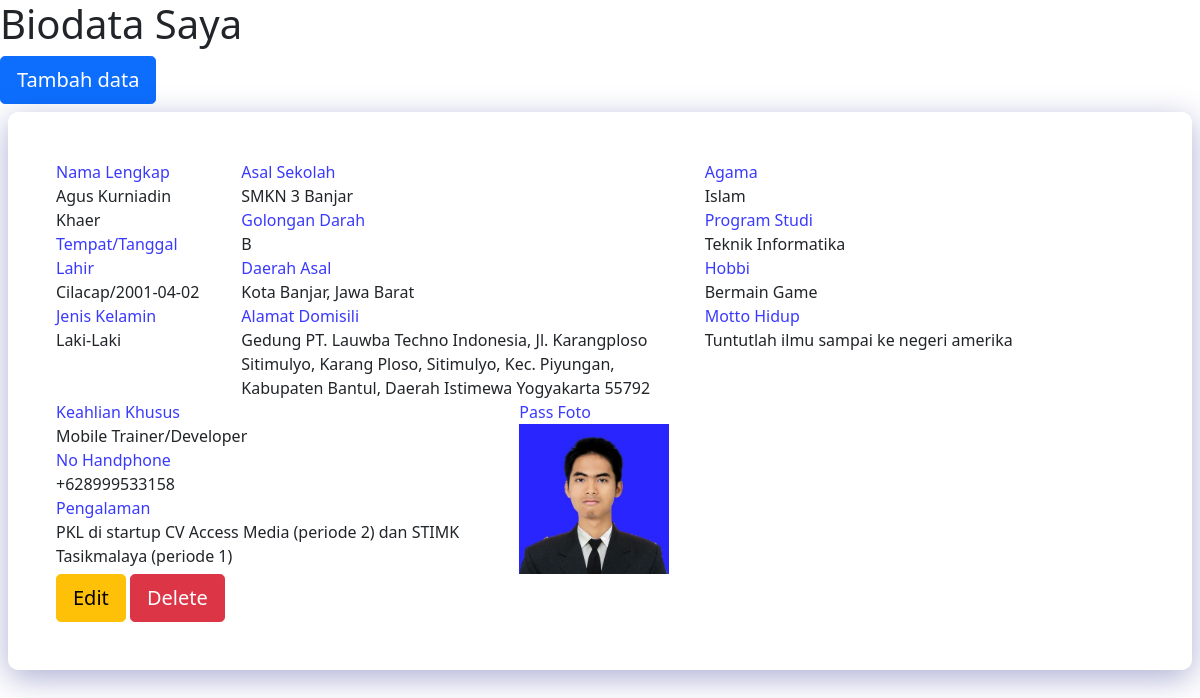
The app's page /admin.php with its own data.
### tables this page shows
CREATE TABLE `biodata` (
  `id_biodata` int(11) NOT NULL,
  `nama_lengkap` varchar(100) NOT NULL,
  `tempat_lahir` varchar(50) NOT NULL,
  `tanggal_lahir` date NOT NULL,
  `jenis_kelamin` enum('L','P') NOT NULL,
  `asal_sekolah` varchar(150) NOT NULL,
  `golongan_darah` enum('A','B','AB','O') NOT NULL,
  `daerah_asal` varchar(150) NOT NULL,
  `alamat_domisili` text NOT NULL,
  `agama` enum('Islam','Kristen','Hindu','Buddha','Konghucu') NOT NULL,
  `program_studi` varchar(100) NOT NULL,
  `hobbi` varchar(50) NOT NULL,
  `motto_hidup` text NOT NULL,
  `keahlian_khusus` varchar(50) NOT NULL,
  `no_hp` varchar(15) NOT NULL,
  `pengalaman` text NOT NULL,
  `pass_foto` text NOT NULL
);

### admin.php (the view, shortened to what this page needs)
<!DOCTYPE html>
<html lang="en">
<head>
    <link rel="stylesheet" href="assets\css\bootstrap.min.css">
    <link rel="stylesheet" href="assets/css/style.css">
</head>
<body>
    <h1>Biodata Saya</h1>
    <a href="pages/form_tambah.php" class="btn btn-primary btn-lg"> Tambah data</a>
        <?php
            include "connection.php";
            $query = mysqli_query($conn,"SELECT * FROM biodata") or die(mysqli_error($conn));
            while ($result = mysqli_fetch_array($query)) {
                ?>
            <div class="admin-bio-card m-2 p-5">
                <div class="row">
                    <div class="col-md-2">
                        <div class="label">Nama Lengkap</div>
                        <?= $result['nama_lengkap'] ?> <br>
                        <div class="label">Tempat/Tanggal Lahir</div>
                        <?= $result['tempat_lahir'].'/'.$result['tanggal_lahir'] ?> <br>
                        <div class="label">Jenis Kelamin</div>
                        <?php
                            switch ($result['jenis_kelamin']) {
                                case 'L':
                                    echo "Laki-Laki";
                                    break;
                            }
                        ?>
                    </div>
                    <div class="col-md-5">
                        <div class="label">Asal Sekolah</div>
                        <?= $result['asal_sekolah'] ?> <br>
                        <div class="label">Golongan Darah</div>
                        <?= $result['golongan_darah'] ?> <br>
                        <div class="label">Daerah Asal</div>
                        <?= $result['daerah_asal'] ?> <br>
                        <div class="label">Alamat Domisili</div>
                        <?= $result['alamat_domisili'] ?>
                    </div>
                    <div class="col-md-5">
                        <div class="label">Agama</div>
                        <?= $result['agama'] ?> <br>
                        <div class="label">Program Studi</div>
                        <?= $result['program_studi'] ?> <br>
                        <div class="label">Hobbi</div>
                        <?= $result['hobbi'] ?> <br>
                        <div class="label">Motto Hidup</div>
                        <?= $result['motto_hidup'] ?>
                    </div>
                    <div class="col-md-5">
                        <div class="label">Keahlian Khusus</div>
                        <?= $result['keahlian_khusus'] ?>
                        <div class="label">No Handphone</div>
                        <?= $result['no_hp'] ?>
                        <div class="label">Pengalaman</div>
                        <?= $result['pengalaman'] ?>
                    </div>
                    <div class="col-md-5">
                        <div class="label">Pass Foto</div>
                        <img src="images/<?= $result['pass_foto'] ?>" alt="<?= $result['pass_foto'] ?>" width="150" height="150">
                    </div>
                </div>
                <div class="row">
                    <div class="col-md-3">
                    <a href="pages/form_edit.php?id_biodata=<?= $result['id_biodata'] ?>" class="btn btn-warning btn-lg"> Edit</a>
                    <a href="proses/hapus.php?id_biodata=<?= $result['id_biodata'] ?>&current_image=<?= $result['pass_foto'] ?>" onclick="return confirm('Apakah anda yakin ingin menghapus data ini?')" class="btn btn-danger btn-lg"> Delete</a>
                    </div>
                </div>
            </div>
        <?php
            }
        ?>
</body>
</html>

### assets/css/style.css (style rules this page uses)
* { cursor: url('../icons/icons8-cursor-64.png'), auto; }
.admin-bio-card { background: rgba(255, 255, 255, 0.25); box-shadow: 0 8px 32px 0 rgba(31, 38, 135, 0.37); backdrop-filter: blur(2px); -webkit-backdrop-filter: blur(2px); border-radius: 10px; }
.admin-bio-card .label { color: rgb(58, 58, 253); }

### records on screen
biodata: nama_lengkap "Agus Kurniadin Khaer", tempat_lahir "Cilacap", tanggal_lahir "2001-04-02", jenis_kelamin "Laki-Laki", asal_sekolah "SMKN 3 Banjar", golongan_darah "B", daerah_asal "Kota Banjar, Jawa Barat", alamat_domisili "Gedung PT. Lauwba Techno Indonesia, Jl. Karangploso Sitimulyo, Karang Ploso, Sitimulyo, Kec. Piyungan, Kabupaten Bantul, Daerah Istimewa Yogyakarta 55792", agama "Islam", program_studi "Teknik Informatika", hobbi "Bermain Game", motto_hidup "Tuntutlah ilmu sampai ke negeri amerika", keahlian_khusus "Mobile Trainer/Developer", no_hp "+628999533158", pengalaman "PKL di startup CV Access Media (periode 2) dan STIMK Tasikmalaya (periode 1)", pass_foto (picture)
